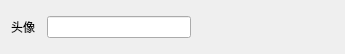
<?xml version="1.0" encoding="UTF-8"?>
<ui version="4.0">
 <class>FriendShow</class>
 <widget class="QWidget" name="FriendShow">
  <property name="geometry">
   <rect>
    <x>0</x>
    <y>0</y>
    <width>345</width>
    <height>54</height>
   </rect>
  </property>
  <property name="windowTitle">
   <string>Form</string>
  </property>
  <layout class="QHBoxLayout" name="horizontalLayout_2">
   <item>
    <layout class="QHBoxLayout" name="horizontalLayout">
     <item>
      <widget class="QLabel" name="label">
       <property name="minimumSize">
        <size>
         <width>30</width>
         <height>30</height>
        </size>
       </property>
       <property name="maximumSize">
        <size>
         <width>30</width>
         <height>30</height>
        </size>
       </property>
       <property name="text">
        <string>头像</string>
       </property>
      </widget>
     </item>
     <item>
      <widget class="QLineEdit" name="lineEdit"/>
     </item>
     <item>
      <spacer name="horizontalSpacer">
       <property name="orientation">
        <enum>Qt::Horizontal</enum>
       </property>
       <property name="sizeHint" stdset="0">
        <size>
         <width>40</width>
         <height>20</height>
        </size>
       </property>
      </spacer>
     </item>
    </layout>
   </item>
  </layout>
 </widget>
 <resources/>
 <connections/>
</ui>
